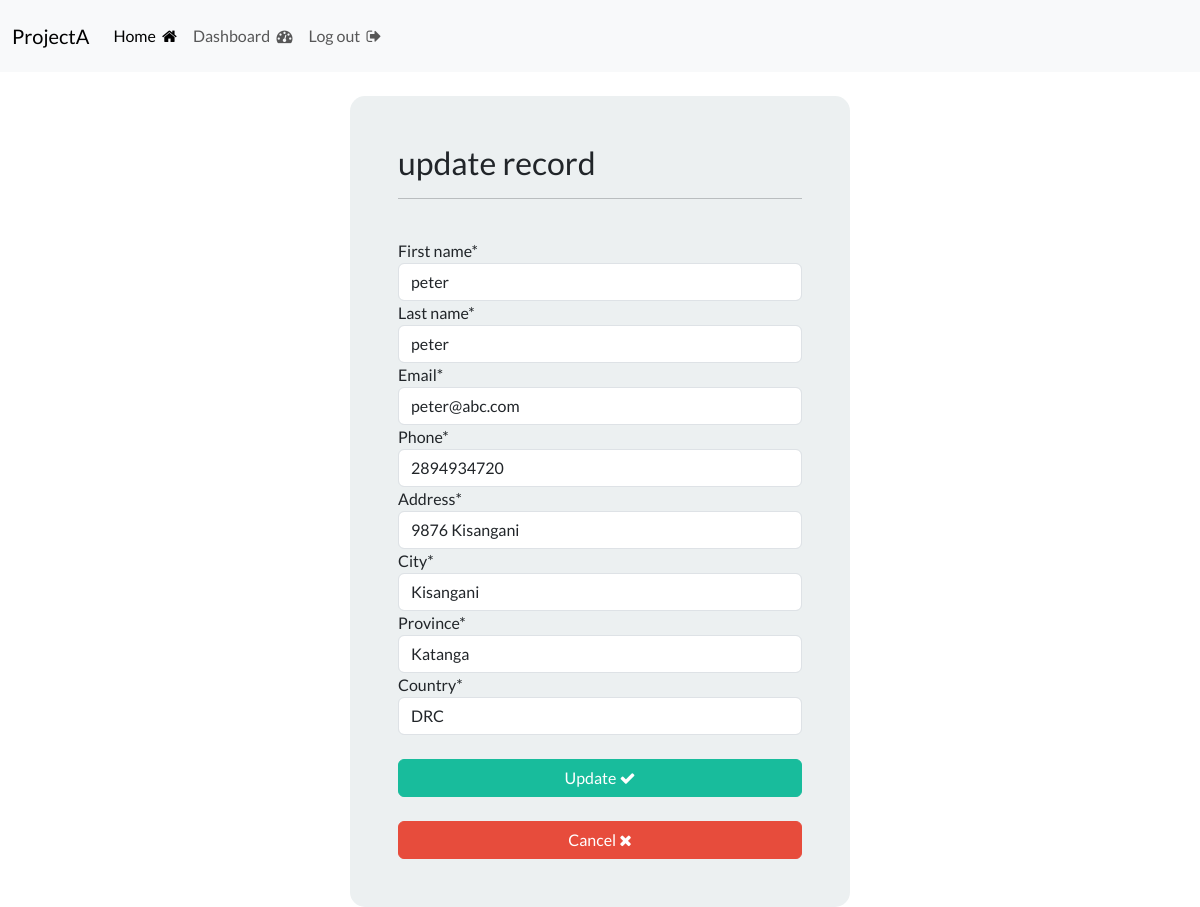
The app's page /update-record/4/ (signed in) with its own data.
### webapp/models.py (models this page shows, shortened)
class Record(models.Model):
    creation_date = models.DateTimeField(auto_now_add=True)
    first_name = models.CharField(max_length=100)
    last_name = models.CharField(max_length=100)
    email = models.EmailField()
    phone = models.BigIntegerField()
    address = models.CharField(max_length=255)
    city = models.CharField(max_length=100)
    province = models.CharField(max_length=100)
    country = models.CharField(max_length=100)
    class Meta:
        ordering = ('-creation_date',)

### webapp/views.py (the view)
# urls.py: path('update-record/<int:pk>/', views.update_record, name='update-record'),
@login_required(login_url='login')
def update_record(request, pk):
    record = Record.objects.get(id=pk)
    form = UpdateRecordForm(instance=record)
    if request.method == 'POST':
        form = UpdateRecordForm(request.POST, instance=record)
        if form.is_valid():
            form.save()
            return redirect('dashboard')
    context = {
        'form': form
    }
    return render(request, 'webapp/update.html', context)

### webapp/forms.py
class UpdateRecordForm(forms.ModelForm):
    class Meta:
        model = Record
        fields = [
            'first_name', 'last_name', 'email', 'phone', 'address','city', 'province', 'country'
            ]

### webapp/templates/webapp/update.html (shortened to what this page needs)
{% extends 'webapp/base.html' %}
{% load crispy_forms_tags %}
{% block content %}
    <div class="container bg-light shadow-md p-5 form-layout">
        <h3>update record</h3>
        <hr>
        <br>
        <form action="" method="post" autocomplete="off">
            {{ form|crispy }}
            <br>
            <button class="btn btn-success w-100 p-6" type="submit">Update&nbsp;<i class="fa fa-check" aria-hidden="true"></i></button>
        </form>
        <br>
        <a class="text-white fs-5 text-decoration-none" href="{% url 'dashboard' %}">
            <button class="btn btn-danger w-100 p-6">Cancel&nbsp;<i class="fa fa-times" aria-hidden="true"></i></button>
        </a>
    </div>
{% endblock %}

### webapp/static/webapp/css/styles.css (style rules this page uses)
.form-layout { border-radius: 15px; width: 500px; }

### records on screen
Record: first_name "peter", last_name "peter", email "peter@abc.com", phone "2894934720", address "9876 Kisangani", city "Kisangani", province "Katanga", country "DRC"
